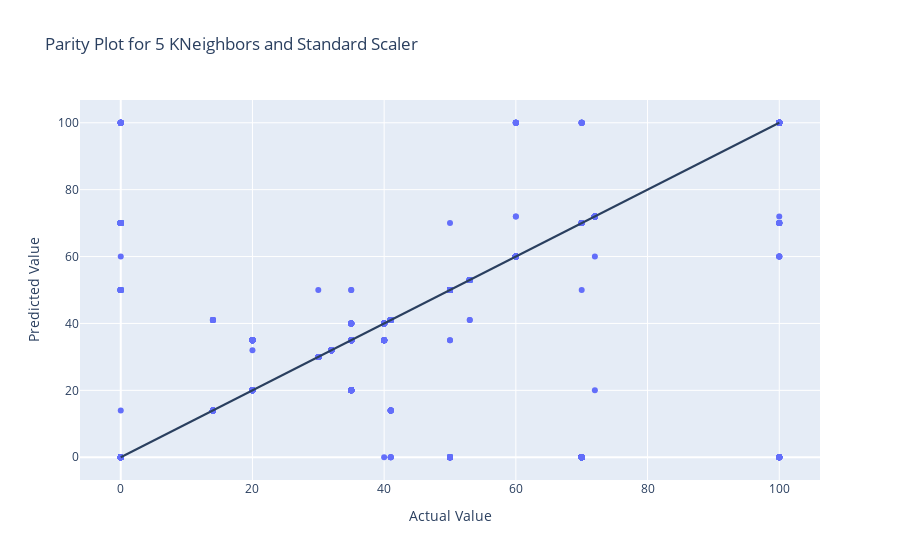

The cell this chart's notebook holds for it:
### Markdown cell above
KNeighbors to Predict Altitudes:

### Code cell
model_k = make_pipeline(StandardScaler(), KNeighborsRegressor(n_neighbors = 1))
model_k.fit(x_train, y_train)
k_mae = mean_absolute_error(y_val, model_k.predict(x_val))
print('The MAE for KNeighbors with 5 neighbors and Standard Scaler is:', round(k_mae, 3))

# making the parity plot
fig = go.Figure(data = [go.Scatter(x = y_val, y = model_k.predict(x_val), mode = "markers")])

fig.add_shape(
    type = "line", x0 = y_val.min(), y0 = y_val.min(), x1 = y_val.max(), y1 = y_val.max())

fig.update_xaxes(title_text = "Actual Value")
fig.update_yaxes(title_text = "Predicted Value")

# set the plot size
fig.update_layout(title = 'Parity Plot for 5 KNeighbors and Standard Scaler', autosize = True)
fig.show()

### Figure 1 — Plotly figure (JSON) as saved in the notebook; plotly's stock layout.template omitted (floating-point values rounded to 4 significant figures; data arrays with more than 128 entries replaced by an {"elided": "..."} marker saying what was removed)
{"data": [{"mode": "markers", "type": "scatter", "x": {"elided": "4339 int values"}, "y": {"elided": "4339 int values"}}], "layout": {"autosize": true, "shapes": [{"type": "line", "x0": 0, "x1": 100, "y0": 0, "y1": 100}], "title": {"text": "Parity Plot for 5 KNeighbors and Standard Scaler"}, "xaxis": {"autorange": true, "range": [-5.949, 105.9], "title": {"text": "Actual Value"}, "type": "linear"}, "yaxis": {"autorange": true, "range": [-8.252, 108.3], "title": {"text": "Predicted Value"}, "type": "linear"}}}
